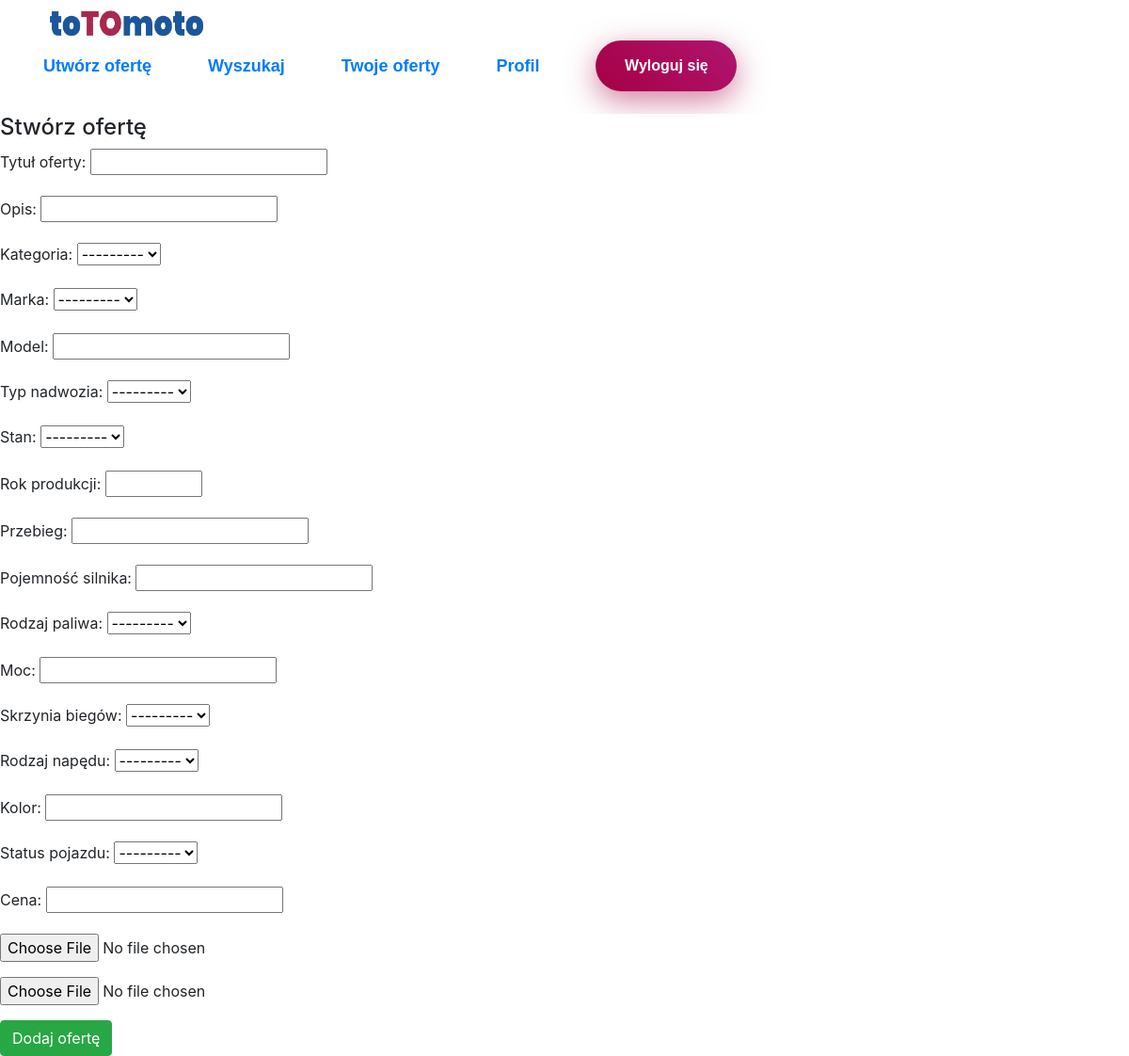
/create/ (signed in), run on an earlier commit of the app's database.
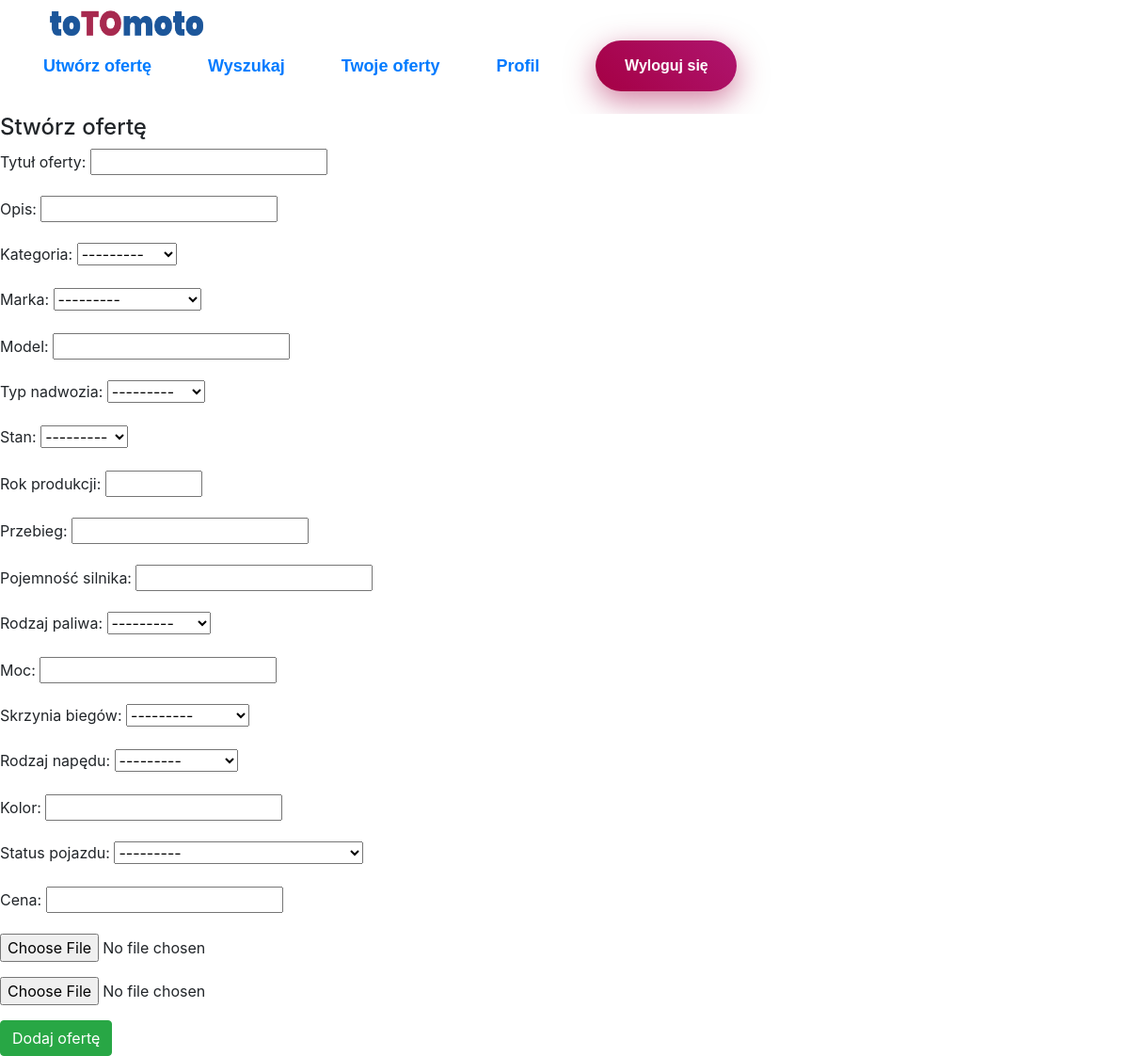
And on a later commit of the database.
### main/models.py (models this page shows)
class Category(models.Model):
    category = models.CharField(max_length=50, null=True)
    def __str__(self):
        return self.category

class CarMark(models.Model):
    marka = models.CharField(max_length=50, null=True)
    def __str__(self):
        return self.marka

### main/views.py (the view)
# urls.py: path('create/', views.create, name='create'),
def create(response):
    if response.user.is_authenticated:
        ImageFormSet = modelformset_factory(Images,
                                            form=ImageForm, extra=2)
        if response.method == "POST":
            form = NewOffer(response.POST)
            formset = ImageFormSet(response.POST, response.FILES,
                                   queryset=Images.objects.none())
            if form.is_valid() and formset.is_valid():
                r = form.save(commit=False)
                r.user = response.user
                r.save()
                for form in formset.cleaned_data:
                    print(form)
                    if form:
                        image = form['image']
                        photo = Images(offer=r, image=image)
                        photo.save()
                return HttpResponseRedirect('/%i' % r.id)
            return render(response, 'main/create.html', {"form": form,
                                                         "iform": formset,
                                                         })
        else:
            form = NewOffer
            formset = ImageFormSet(queryset=Images.objects.none())
            return render(response, 'main/create.html', {"form": form,
                                                         "iform":formset,
                                                         })
    else:
        return render(response, 'main/notlogged.html', {})

### main/models.py (called while the page is built)
    def __str__(self):
        return self.stan

    def __str__(self):
        return self.status

    def __str__(self):
        return self.type

    def __str__(self):
        return self.fuel

    def __str__(self):
        return self.gear_box

    def __str__(self):
        return self.naped

### main/templates/main/create.html (shortened to what this page needs)
{% extends 'main/base.html' %}
{% block content %}
<h4>Stwórz ofertę</h4>
<form method="post" action="#" enctype="multipart/form-data">
{{form.as_p}}
    <div>
        {{iform.as_p}}
    </div>
    <div>
        <button type="submit" name="save" class="btn btn-success">Dodaj ofertę</button>
    </div>
</form>
{% endblock %}

What changed in the data, as far as the page shows it:
added Category: category "---------"
added CarMark: marka "---------"
Also different on the page:
form field category: "---------" → (not shown)
form field marka: "---------" → (not shown)
